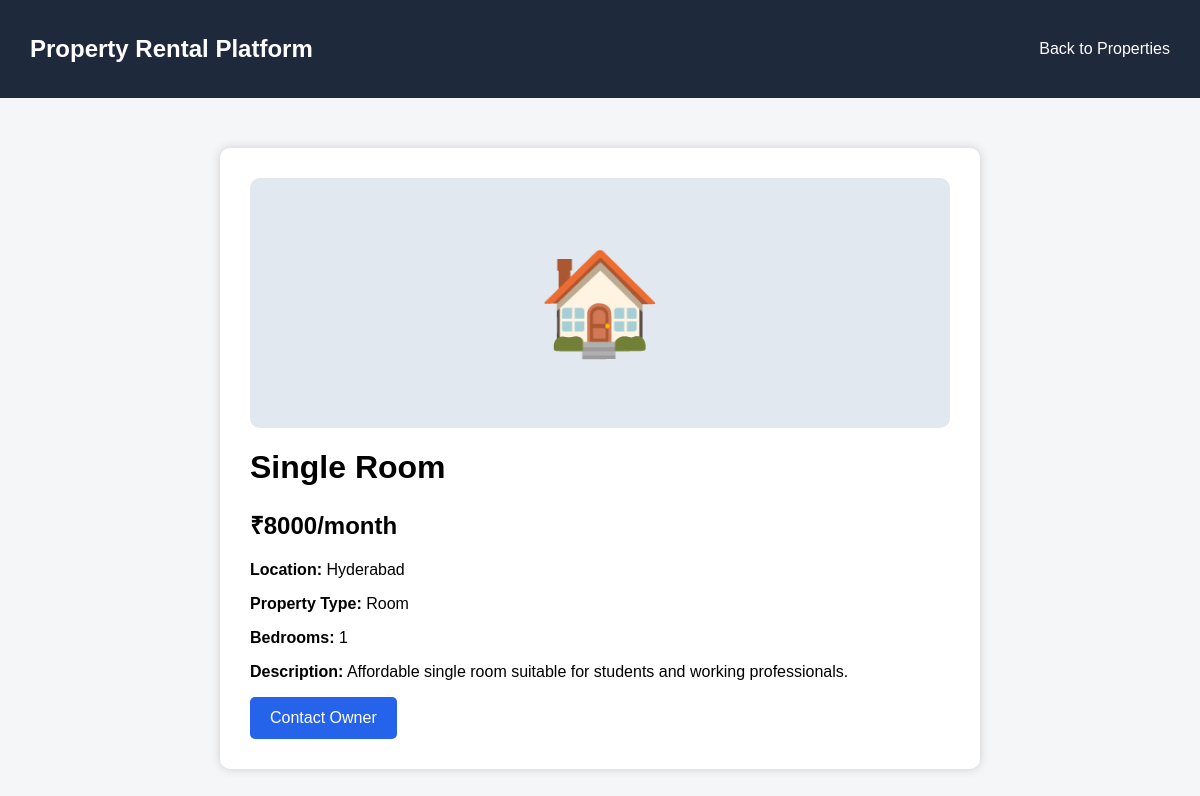
Screenshot of /property/3 with the database file from the repository.
### tables this page shows
CREATE TABLE properties (
            id INTEGER PRIMARY KEY AUTOINCREMENT,
            title TEXT NOT NULL,
            location TEXT NOT NULL,
            property_type TEXT NOT NULL,
            price INTEGER NOT NULL,
            bedrooms INTEGER NOT NULL,
            description TEXT NOT NULL
        );

### app.py (the view)
@app.route("/property/<int:property_id>")
def details(property_id):
    conn = get_db()
    property_data = conn.execute(
        "SELECT * FROM properties WHERE id = ?",
        (property_id,)
    ).fetchone()
    conn.close()
    return render_template(
        "details.html",
        property=property_data
    )

### app.py (called while the page is built)
def get_db():
    conn = sqlite3.connect("property.db")
    conn.row_factory = sqlite3.Row
    return conn

### templates/details.html (shortened to what this page needs)
<!DOCTYPE html>
<html>
<head>
    <link
        rel="stylesheet"
        href="{{ url_for('static', filename='style.css') }}"
    >
</head>
<body>
<div class="navbar">
    <h2>Property Rental Platform</h2>
    <a href="/properties">Back to Properties</a>
</div>
<div class="details">
    <div class="large-image">
        🏠
    </div>
    <h1>
        {{ property["title"] }}
    </h1>
    <h2>
        ₹{{ property["price"] }}/month
    </h2>
    <p>
        <b>Location:</b>
        {{ property["location"] }}
    </p>
    <p>
        <b>Property Type:</b>
        {{ property["property_type"] }}
    </p>
    <p>
        <b>Bedrooms:</b>
        {{ property["bedrooms"] }}
    </p>
    <p>
        <b>Description:</b>
        {{ property["description"] }}
    </p>
    <a
        href="/inquiry/{{ property['id'] }}"
        class="btn"
    >
        Contact Owner
    </a>
</div>
</body>
</html>

### templates/static/style.css (style rules this page uses)
body { font-family: Arial, sans-serif; margin: 0; background: #f4f6f8; }
.navbar { background: #1e293b; color: white; padding: 15px 30px; display: flex; justify-content: space-between; align-items: center; }
.navbar a { color: white; text-decoration: none; margin-left: 20px; }
.large-image { height: 250px; background: #e2e8f0; display: flex; align-items: center; justify-content: center; font-size: 100px; border-radius: 10px; }
.btn, button { display: inline-block; background: #2563eb; color: white; padding: 12px 20px; border: none; border-radius: 5px; text-decoration: none; cursor: pointer; }
.details { background: white; max-width: 700px; margin: 50px auto; padding: 30px; border-radius: 10px; box-shadow: 0 0 10px #ccc; }

### rows the page displays
properties: title "Single Room", price "8000", location "Hyderabad", property_type "Room", bedrooms "1", description "Affordable single room suitable for students and working professionals."
